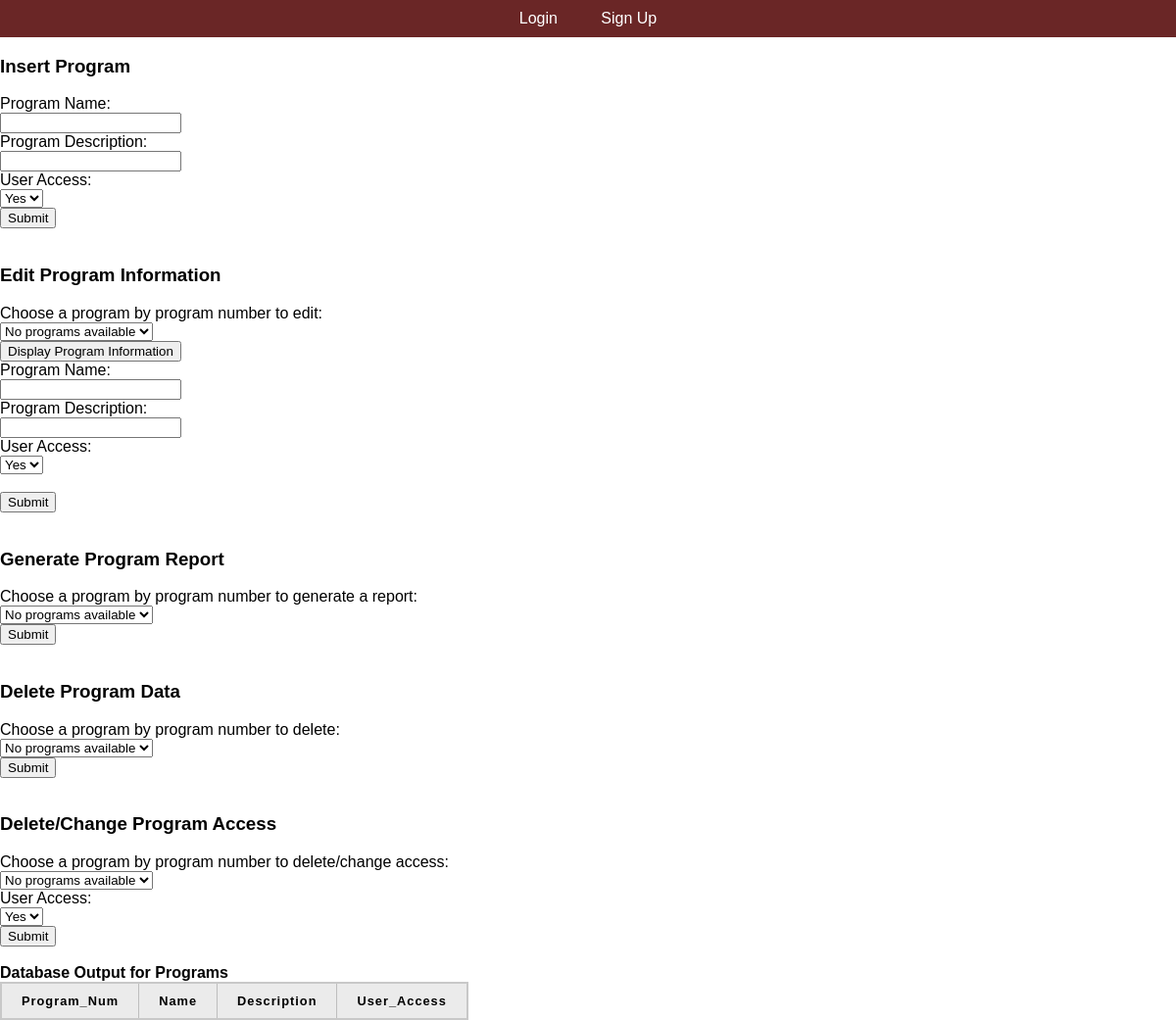
Page /program_info_manager.php on the earlier database version.
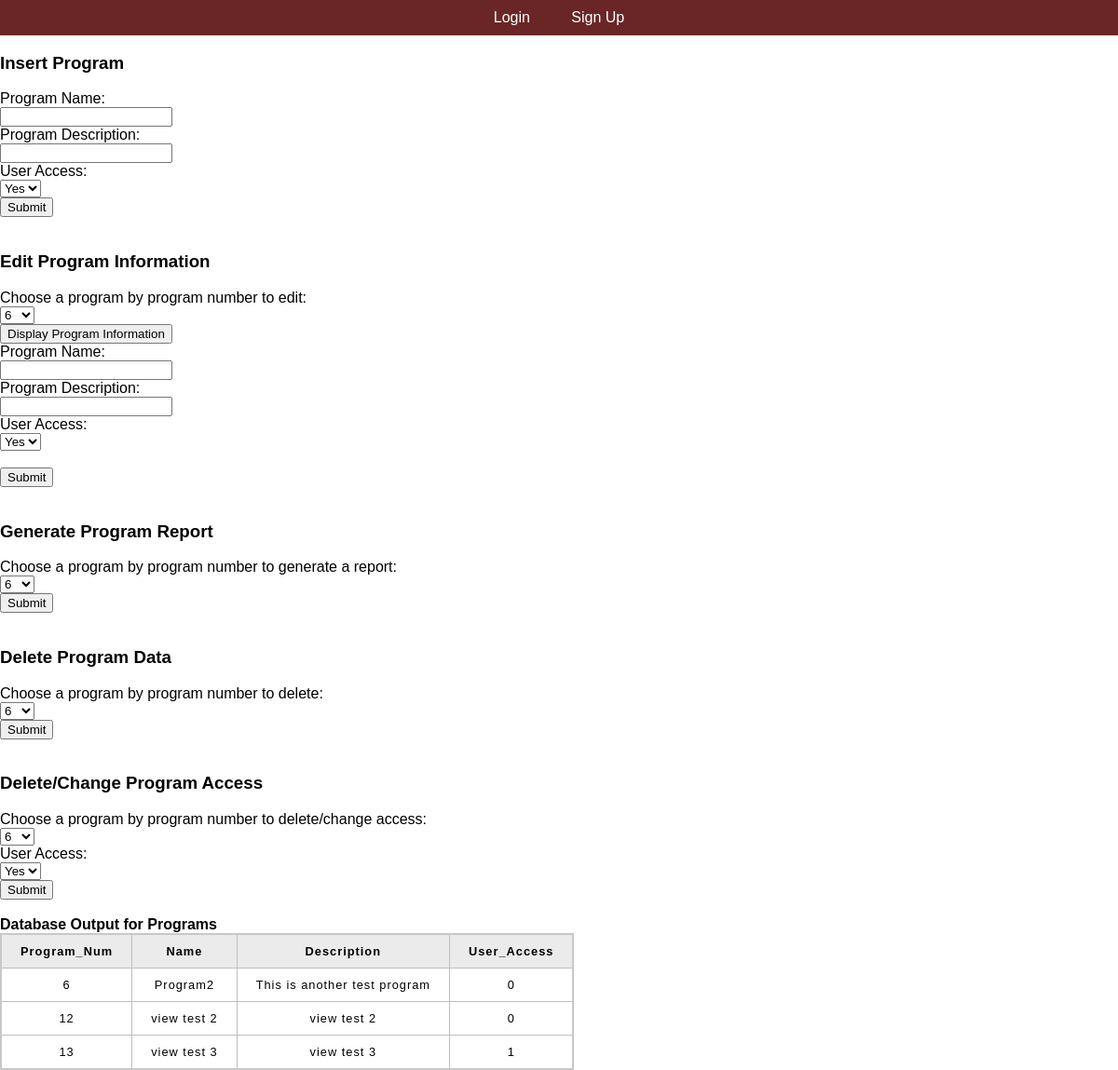
Same page on the later database version.
### tables this page shows
CREATE TABLE `programs` (
  `Program_Num` int(11) NOT NULL,
  `Name` varchar(128) NOT NULL,
  `Description` varchar(128) NOT NULL,
  `User_Access` tinyint(1) NOT NULL
);

### program_info_manager.php (the view, shortened to what the changed rows need)
<?php
  include_once('header.php');
  include_once 'includes/dbh.inc.php';
?>
  <br>
    <form action="includes/program_info_manager.inc.php" method="post">
      <label for="Program_Num">Choose a program by program number to edit: </label><br>
      <select id="Program_Num" name="Program_Num">
          <?php
          $sql = "SELECT * FROM programs";
          $result = $conn->query($sql);
          if ($result->num_rows > 0) {
              while ($row = $result->fetch_assoc()) {
                  echo '<option value="' . $row['Program_Num'] . '">' . $row['Program_Num'] . '</option>';
              }
          } else {
              echo '<option value="">No programs available</option>';
          }
          ?>
      </select><br>
      <button type="button" onclick="fetchAndDisplayData()">Display Program Information</button><br>
      <label for="Program_Name_Edit">Program Name: </label><br>
      <input type="text" id="Program_Name_Edit" name="Program_Name_Edit"><br>
      <label for="Program_Desc_Edit">Program Description: </label><br>
      <input type="text" id="Program_Desc_Edit" name="Program_Desc_Edit"><br>
      <label for="User_Access_Edit">User Access: </label><br>
      <select id="User_Access_Edit" name="User_Access_Edit">
          <option value="1">Yes</option>
      </select><br>
        <br>
      <button type="edit_program" name="edit_program">Submit</button>
    </form>
    <br>
    <form action="includes/program_info_manager.inc.php" method="post">
        <label for="Program_Num">Choose a program by program number to generate a report: </label><br>
        <select id="Program_Num" name="Program_Num">
          <?php
          $sql = "SELECT * FROM programs";
          $result = $conn->query($sql);
          if ($result->num_rows > 0) {
              while ($row = $result->fetch_assoc()) {
                  echo '<option value="' . $row['Program_Num'] . '">' . $row['Program_Num'] . '</option>';
              }
          } else {
              echo '<option value="">No programs available</option>';
          }
          ?>
        </select><br>
        <button type="generate_program_report" name="generate_program_report">Submit</button>
    </form>
    <br>
    <form action="includes/program_info_manager.inc.php" method="post">
        <label for="Program_Num">Choose a program by program number to delete: </label><br>
        <select id="Program_Num" name="Program_Num">
          <?php
          $sql = "SELECT * FROM programs";
          $result = $conn->query($sql);
          if ($result->num_rows > 0) {
              while ($row = $result->fetch_assoc()) {
                  echo '<option value="' . $row['Program_Num'] . '">' . $row['Program_Num'] . '</option>';
              }
          } else {
              echo '<option value="">No programs available</option>';
          }
          ?>
        </select><br>
        <button type="delete_program_data" name="delete_program_data">Submit</button>
    </form>
    <br>
    <form action="includes/program_info_manager.inc.php" method="post">
        <label for="Program_Num">Choose a program by program number to delete/change access: </label><br>
        <select id="Program_Num" name="Program_Num">
          <?php
          $sql = "SELECT * FROM programs";
          $result = $conn->query($sql);
          if ($result->num_rows > 0) {
              while ($row = $result->fetch_assoc()) {
                  echo '<option value="' . $row['Program_Num'] . '">' . $row['Program_Num'] . '</option>';
              }
          } else {
              echo '<option value="">No programs available</option>';
          }
          ?>
        </select><br>
        <label for="User_Access">User Access: </label><br>
        <select id="User_Access" name="User_Access">
          <option value="1">Yes</option>
        </select><br>
        <button type="delete_program_access" name="delete_program_access">Submit</button>
    </form>
<?php
$query = "SELECT * FROM programs";
echo "<br><b>Database Output for Programs</b>";
echo '<table>
      <tr>
          <th>Program_Num</th>
          <th>Name</th>
          <th>Description</th>
          <th>User_Access</th>
      </tr>';
if ($result = $conn->query($query)) {
  while ($row = $result->fetch_assoc()) {
      $field1name = $row["Program_Num"];
      $field2name = $row["Name"];
      $field3name = $row["Description"];
      $field4name = $row["User_Access"];
      echo '<tr>
        <td>'.$field1name.'</td>
        <td>'.$field2name.'</td>
        <td>'.$field3name.'</td>
        <td>'.$field4name.'</td>
      </tr>';
  }
}
?>
</body>
</html>

Differences in the rows shown:
added programs: Program_Num "6", Name "Program2", Description "This is another test program", User_Access "0"
added programs: Program_Num "12", Name "view test 2", Description "view test 2", User_Access "0"
added programs: Program_Num "13", Name "view test 3", Description "view test 3", User_Access "1"
Other differences:
form field Program_Num: "No programs available" → "6"
